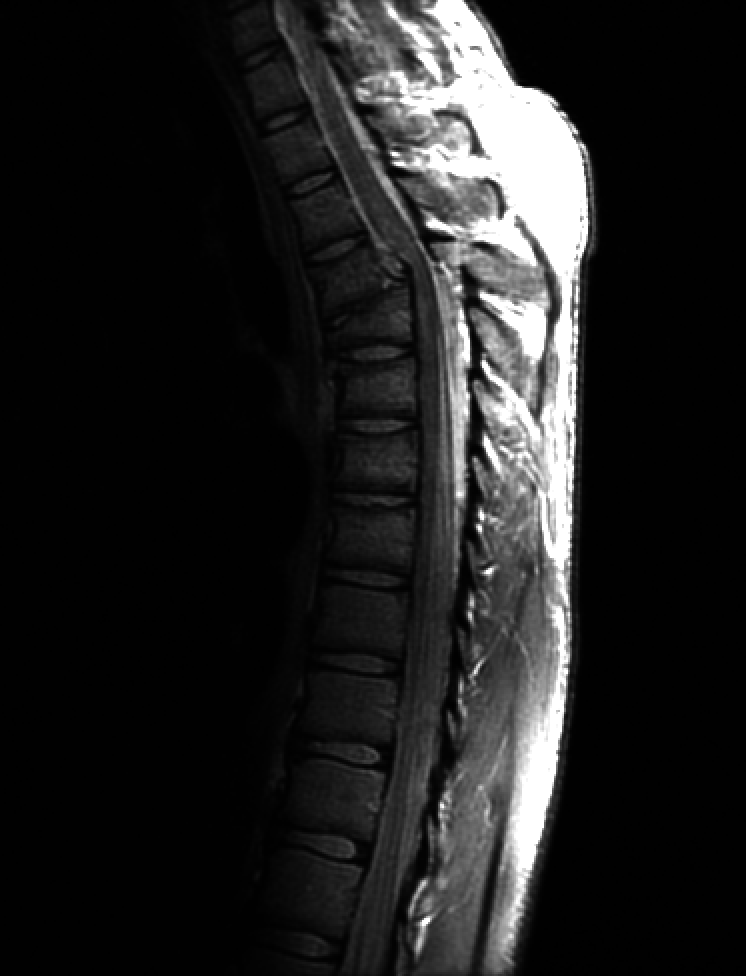
#> input picture python/resources/Fig0308(a)(fractured_spine).tif, 746 x 976 px
$ python main.py
#> lines starting #> are read from the running program, lines starting #| are printed output that depends on the picture
### python/histogram_equalization.py
import cv2  # import opencv
import numpy
import matplotlib.pyplot as plot


# personal 'histogram' function for counting pixel usage
# was printing this, but pyplot.hist() makes prettier ones and I couldn't get it to match
def _histogram(image, bins):
    array = numpy.zeros(bins)  # initialize zeroed array of bin-size(always 256)
    for i in image:
        array[i] += 1
    return array


def equalize(im1, im2):
    # resize images in order to stack them later
    image = cv2.resize(im1, (0, 0), None, .70, .70)
    image2 = cv2.resize(im2, (0, 0), None, .70, .70)
    image2 = image2.astype(numpy.uint8)  # fix type

    equ = cv2.equalizeHist(image2)  # create perfect example

    image_prop = image.shape  # get image properties
    height, width, channels = image_prop
    #  print(height, width, channels)
    total = height * width

    flatimage = image.flatten()  # flatten to 1D
    plot.hist(flatimage, bins=256)  # create histogram
    plot.xlim(0, 256)  # prevent cutoff
    plot.title('first')
    plot.show()

    # [6 lines of commented-out code are left out]

    histogram = _histogram(flatimage, 256)  # use personal histogram function to get array

    # plot.plot(histogram)
    # plot.show()

    csum = 0  # holds current cumulative sum
    cumusum = numpy.zeros(len(histogram))  # array for holding cumulative sum steps

    # get cumulative sum
    for i in range(0, len(histogram)):
        csum = csum + histogram[i]
        cumusum[i] = csum

    # plot cumulative sum
    plot.plot(cumusum)
    plot.title('cumusum')
    plot.show()
    # based off of https://en.wikipedia.org/wiki/Histogram_equalization#Implementation
    # normalize cumulative sum
    num = (cumusum - cumusum.min()) * 255
    # denom = total - cumusum.min()
    denom = cumusum.max() - cumusum.min()  # used cumulative sum max instead of total pixels to obtain proper equalization
    cumusum = num / denom

    # plot normalized cumulative sum
    plot.plot(cumusum)
    plot.title('cumusum normalized')
    plot.show()

    cumusum = cumusum.astype('uint8')  # fix type

    img_new = cumusum[flatimage]  # create final image

    # histogram = _histogram(img_new, bins=256)
    plot.hist(img_new, bins=256)  #plot final image
    plot.title('final histogram')
    plot.show()

    img_new = numpy.reshape(img_new, image.shape)  # reshape dimensions

    equ_3_channel = cv2.cvtColor(equ, cv2.COLOR_GRAY2BGR)  # reshape channels so dimensions match
    res = numpy.hstack((image, equ_3_channel, img_new))  # concatenate images for display
    cv2.imshow('Result', res)  # show stacked images
    cv2.waitKey(0)  # wait for button press to close window

### python/main.py
# Jason Kayser
# jpk2f2

import cv2  # import opencv
import histogram_equalization as he  # import personal histogram equalization algorithm

# import images
image_a = cv2.imread('resources/Fig0308(a)(fractured_spine).tif')
#> image_a is the input picture: shape (976, 746, 3); min 0, max 255, mean 32.6
image_a2 = cv2.imread('resources/Fig0308(a)(fractured_spine).tif', 0)  # read in grayscale
#> image_a2: shape (976, 746); min 0, max 255, mean 32.6
image_b = cv2.imread('resources/Fig0309(a)(washed_out_aerial_image).tif')
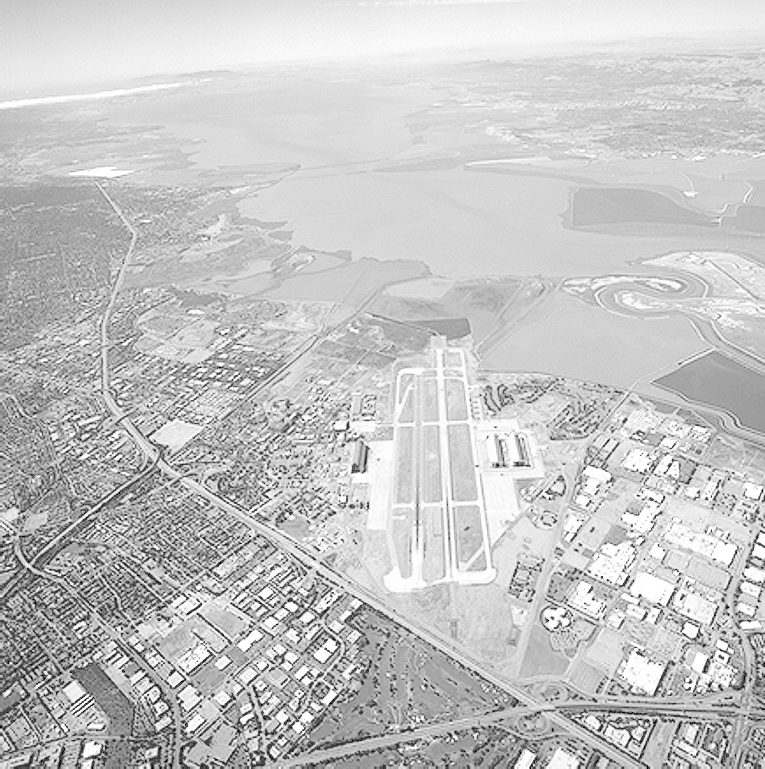
#> input picture python/resources/Fig0309(a)(washed_out_aerial_image).tif, 765 x 769 px
#> image_b is the input picture: shape (769, 765, 3); min 0, max 255, mean 197.1
image_b2 = cv2.imread('resources/Fig0309(a)(washed_out_aerial_image).tif', 0)  # read in grayscale
#> image_b2: shape (769, 765); min 0, max 255, mean 197.1
image_c = cv2.imread('resources/Fig0316(2)(2nd_from_top).tif')
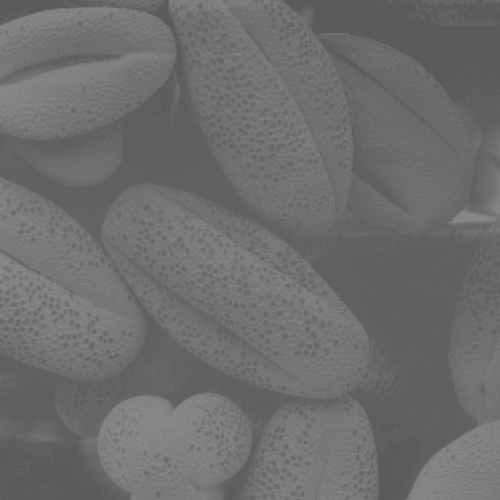
#> input picture python/resources/Fig0316(2)(2nd_from_top).tif, 500 x 500 px
#> image_c is the input picture: shape (500, 500, 3); min 91, max 138, mean 109.1
image_c2 = cv2.imread('resources/Fig0316(2)(2nd_from_top).tif', 0)  # read in grayscale
#> image_c2: shape (500, 500); min 91, max 138, mean 109.1

he.equalize(image_a, image_a2)  # equalize and display image 308
#> the loop in _histogram, `for i in image:` made 1069578 passes
#> i on passes 2 to 4: 0, 0, 1
#> after the loop in _histogram, `for i in image:`: array = 256 values, max 597762 at index 1, min 180 at index 230, mean 4178
#> in equalize, `histogram = _histogram(flatimage, 256)`: histogram has the same summary as array in _histogram
#> in equalize, `cumusum = numpy.zeros(len(histogram))`: cumusum = 256 values from 0 to 0
#> the loop in equalize, `for i in range(0, len(histogram)):` made 256 passes
#> csum on passes 1 to 3: 15660, 613422, 633351
#> after the loop in equalize, `for i in range(0, len(histogram)):`: csum = 1069578; cumusum = 256 values from 15660 to 1069578
#> in equalize, `num = (cumusum - cumusum.min()) * 255`: num = 256 values from 0 to 268749090
#> in equalize, `denom = cumusum.max() - cumusum.min()`: denom = 1053918
#> in equalize, `cumusum = num / denom`: cumusum = 256 values from 0 to 255
he.equalize(image_b, image_b2)  # equalize and display image 309
#> in equalize (call 2), `equ = cv2.equalizeHist(image2)`:
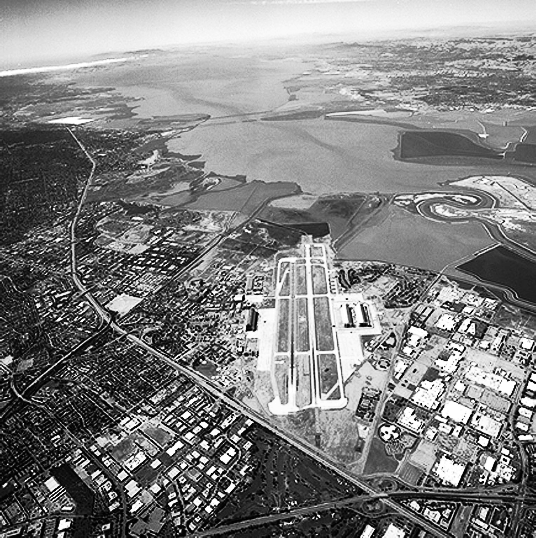
#> equ: shape (538, 536); min 0, max 255, mean 128.8
#> the loop in _histogram (call 2), `for i in image:` made 865104 passes
#> i on passes 1 to 3: 199, 199, 199
#> in equalize (call 2), `histogram = _histogram(flatimage, 256)`: histogram = 256 values, max 18000 at index 213, min 0 at index 0, mean 3379.3
#> in equalize (call 2), `cumusum = numpy.zeros(len(histogram))`: cumusum = 256 values from 0 to 0
#> the loop in equalize (call 2), `for i in range(0, len(histogram)):` made 256 passes
#> after the loop in equalize (call 2), `for i in range(0, len(histogram)):`: csum = 865104; cumusum = 256 values from 0 to 865104
#> in equalize (call 2), `num = (cumusum - cumusum.min()) * 255`: num = 256 values from 0 to 220601520
#> in equalize (call 2), `denom = cumusum.max() - cumusum.min()`: denom = 865104
#> in equalize (call 2), `cumusum = num / denom`: cumusum = 256 values from 0 to 255
#> in equalize (call 2), `res = numpy.hstack((image, equ_3_channel, img_new))`:
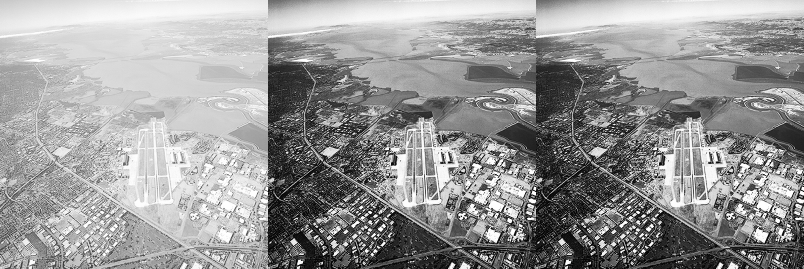
#> res: shape (538, 1608, 3) (shown at 1/2 size); min 0, max 255, mean 151.4
he.equalize(image_c, image_c2)  # equalize and display image 316(2)
#> in equalize (call 3), `equ = cv2.equalizeHist(image2)`:
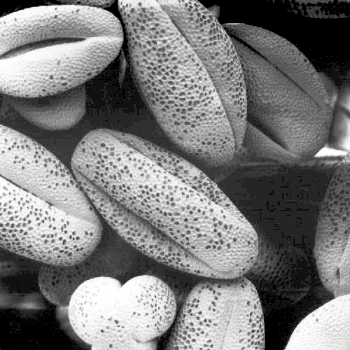
#> equ: shape (350, 350); min 0, max 255, mean 123.2
#> in equalize (call 3), `histogram = _histogram(flatimage, 256)`: histogram = 256 values, max 26859 at index 96, min 0 at index 0, mean 1435.5
#> in equalize (call 3), `cumusum = numpy.zeros(len(histogram))`: cumusum = 256 values from 0 to 0
#> after the loop in equalize (call 3), `for i in range(0, len(histogram)):`: csum = 367500; cumusum = 256 values from 0 to 367500
#> in equalize (call 3), `plot.show()`:
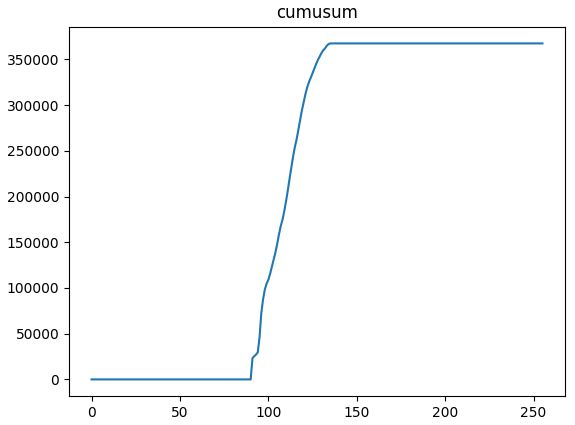
#> figure drawn by matplotlib, 1 panel; curve peaks at x = 136, y = 367500
#> in equalize (call 3), `num = (cumusum - cumusum.min()) * 255`: num = 256 values from 0 to 93712500
#> in equalize (call 3), `denom = cumusum.max() - cumusum.min()`: denom = 367500
#> in equalize (call 3), `cumusum = num / denom`: cumusum = 256 values from 0 to 255
#> in equalize (call 3), `res = numpy.hstack((image, equ_3_channel, img_new))`:
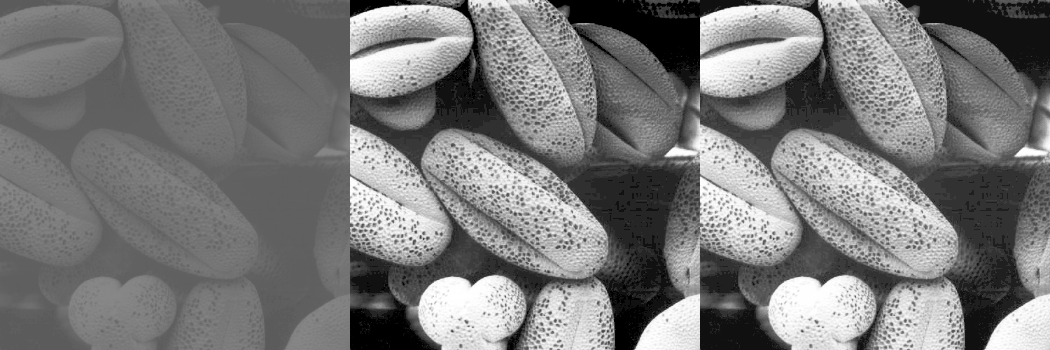
#> res: shape (350, 1050, 3); min 0, max 255, mean 121.1
